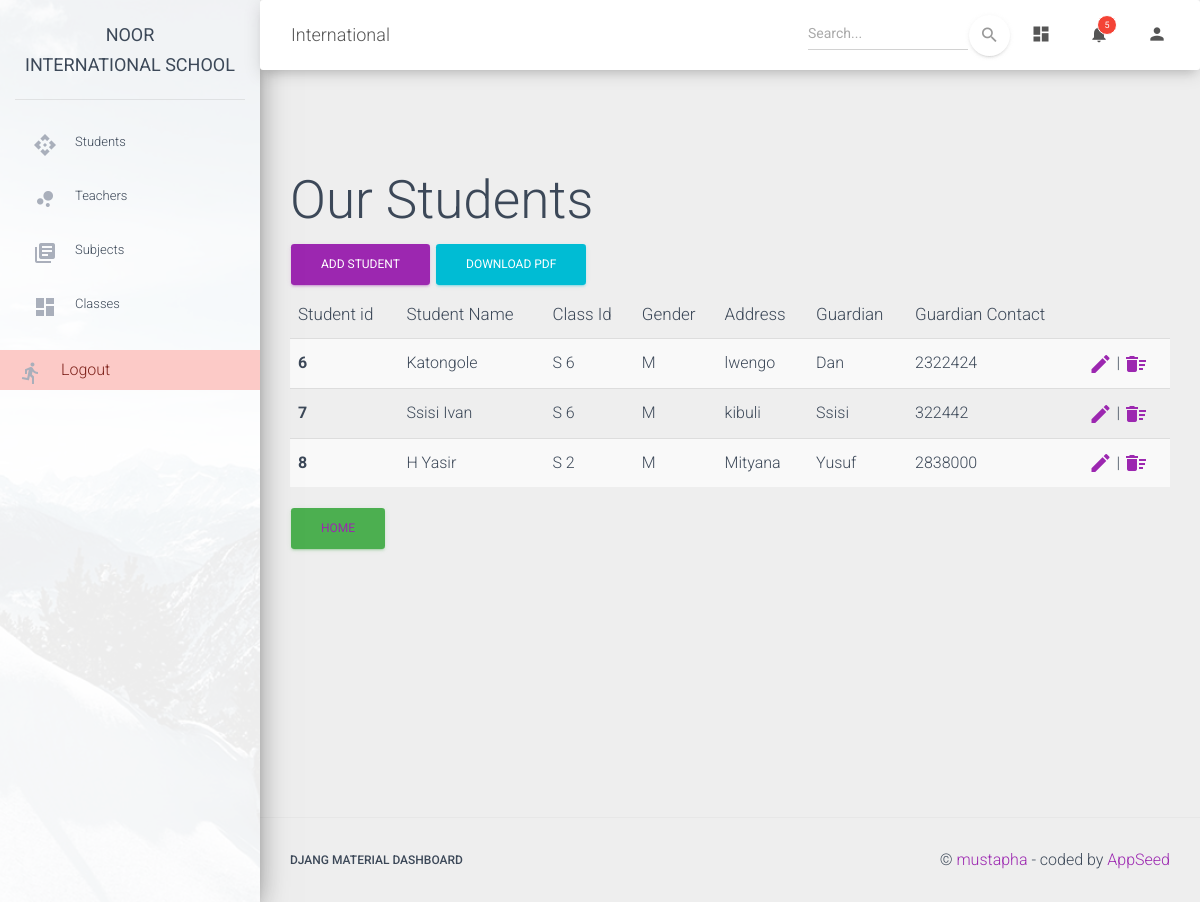
/add_student/ (signed in), run on the app's committed database.
### details/models.py (models this page shows, shortened)
class Students(models.Model):
    Gender_Choices=[
        ("M", "Male"),
        ("F", "Female")
    ]
    Student_name = models.CharField(max_length=50)
    Class_Id = models.ForeignKey(Class, on_delete=models.CASCADE)
    Gender = models.CharField(max_length=2, choices=Gender_Choices)
    Address = models.CharField(max_length=10)
    Guardian = models.CharField(max_length=10)
    Guardian_Contact = models.CharField(max_length=10)

class Class(models.Model):
    Class_name = models.CharField(max_length=50)
    Class_Teacher = models.ForeignKey(Teacher, on_delete=models.CASCADE)
    Class_fees = models.IntegerField()
    def __str__(self):
        return self.Class_name

### details/views.py (the view)
# urls.py: path('add_student/', add_student_view, name="add_student_page"),
@login_required
def add_student_view(request):
    message = ""
    if request.method == "POST":
        students_form = StudentsForm(request.POST)
        if students_form.is_valid():
            students_form.save()
            message = "Student Added"
        else:
            message = "Details don't match"
        messages.success(request, message)
    else:
        students_form = StudentsForm()
    students = Students.objects.all()
    context = {
        'form':students_form,
        'msg':message,
        'student':students
    }
    return render(request, "add_students.html", context)

### details/form.py
class StudentsForm(ModelForm):
    class Meta:
        model = Students
        fields = '__all__'

### details/templates/add_students.html (shortened to what this page needs)
{% extends './main.html' %}
{% load crispy_forms_tags %}
{% block content %}
    <h1>Our Students</h1>
    <button type="button" class="btn btn-primary" data-toggle="modal" data-target="#exampleModal">
        ADD STUDENT
    </button>
        <a href="{% url 'students_pdf_page' %}">
            <button class="btn btn-info">Download Pdf</button>
        </a>
        <table class="table table-striped">
            <thead>
                <th scope="col">Student id</th>
                <th scope="col">Student Name</th>
                <th scope="col">Class Id</th>
                <th scope="col">Gender</th>
                <th scope="col">Address</th>
                <th scope="col">Guardian</th>
                <th scope="col">Guardian Contact</th>
            </thead>
            <tbody>
                {% for students in student %}
                    <tr>
                        <th scope="row">{{students.id}}</th>
                        <td>{{students.Student_name}}</td>
                        <td>{{students.Class_Id}}</td>
                        <td>{{students.Gender}}</td>
                        <td>{{students.Address}}</td>
                        <td>{{students.Guardian}}</td>
                        <td>{{students.Guardian_Contact}}</td>
                        <td><a href="{% url 'edit_student_page' students.id %}">
                                <i class="material-icons">edit</i>
                            </a> |
                            <a href="{% url 'delete_student_page' students.id %}"
                            onclick="return confirm('Press OK to delete this Student')">
                                <i class="material-icons">delete_sweep</i>
                            </a>
                        </td>
                    </tr>
                {% endfor %}
            </tbody>
        </table>
    <button class="btn btn-success"><a href="{% url 'home_page' %}">Home</a></button>
{% endblock content %}

### data on the page
Students: id "6", Student_name "Katongole", Class_Id "S 6", Gender "M", Address "lwengo", Guardian "Dan", Guardian_Contact "2322424"
Students: id "7", Student_name "Ssisi Ivan", Class_Id "S 6", Gender "M", Address "kibuli", Guardian "Ssisi", Guardian_Contact "322442"
Students: id "8", Student_name "H Yasir", Class_Id "S 2", Gender "M", Address "Mityana", Guardian "Yusuf", Guardian_Contact "2838000"
